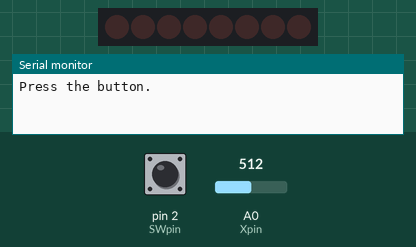
Recording of a sketch running on a simulated Arduino Uno, built with avr-gcc and run on an emulated ATmega328P. Parts: 8 shift-register outputs drawn as a row of LEDs (first output left, lit = HIGH), the last lines printed to the serial monitor. Wiring (inferred from the names in the program): shift register (74HC595): data pin 12; shift clock pin 9; latch pin 11. Wiring (inferred from the signals the program sends): row of LEDs: on Q0, Q1, Q2, Q3, Q4, Q5, Q6, Q7. Inputs (shaded band) come from the test bench; at power-on: pin 2 (SWpin) HIGH, A0 (Xpin) = 512. Random numbers use the default seed unless the sketch sets one.

Above: at 1.2 s.
1.3 s: pin 2 (SWpin) pulled LOW for 0.15 s
At 4.3 s:
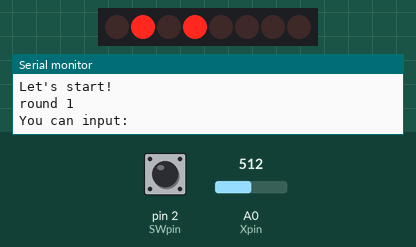
4.4 s: A0 (Xpin) set to 685
5.9 s: A0 (Xpin) set to 718
At 7.2 s:
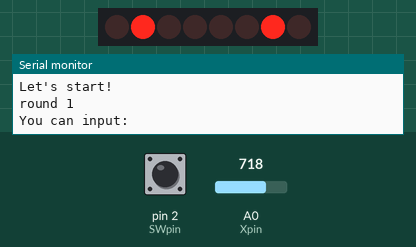
8.0 s: pin 2 (SWpin) pulled LOW for 0.15 s
At 9.7 s:
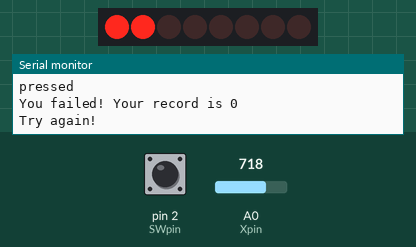
10.0 s: pin 2 (SWpin) pulled LOW for 1 s
At 11.8 s:
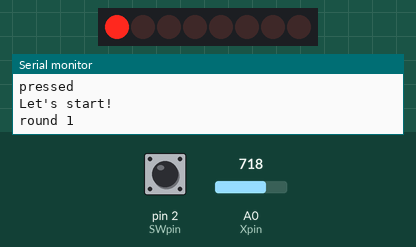
14.0 s: pin 2 (SWpin) pulled LOW for 3.2 s
At 15.85 s:
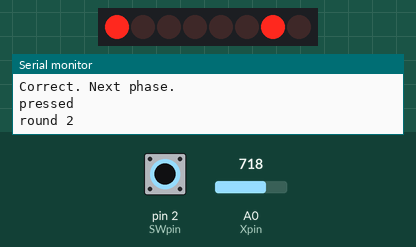
Timing chart, 0 to 19.1 s (numbered marks = the images above; inputs shaded):
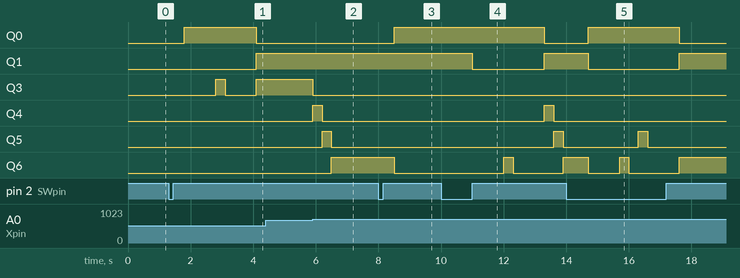

The sketch:

Memory_task.ino
```cpp
//UNOのピン設定
const int datapin  = 12;
const int latchpin = 11;
const int clockpin = 9;

const int numbers[4] = {8, 16, 32, 64};
const int max_record=5;//ここは任意に設定可能

// ジョイスティック設定
const int Xpin = 0;
const int SWpin = 2;
const int low_border = 300;
const int high_border = 700;

// 現在プレイヤーが選択しているLEDの位置(8,16,32,64)
int sel_LED = 8;
//モード切替/0開始待ち/1指示表示/2入力OK/3ゲームオーバー/4ゲームクリア
int mode = 0;
//連続記録
int record = 0;
//今のところ何回連続で成功しているか
int now = 0;
//LEDの順番を格納
int order[max_record]={0};
//モードが切り替わったかどうか
bool mode_switch=false;

//int randomINDEX;

void setup()
{
  pinMode(datapin, OUTPUT);
  pinMode(latchpin, OUTPUT);
  pinMode(clockpin, OUTPUT);

  pinMode(SWpin, INPUT);
  digitalWrite(SWpin, HIGH);
  Serial.begin(9600);
  while(! Serial);
  randomSeed(analogRead(A3));
  // 最初のLEDを点灯させる
  //updateLEDs();
  mode_switch=true;
}

void loop()
{
  int is_pressed=digitalRead(SWpin);//0が押された。1が押されていない
  if(is_pressed==0){
    Serial.print("\npressed\n");
  }

  //開始待ち。開始されたらすべての盤面を初期化する。
  if(mode==0){
    if(is_pressed==0)
    {
      Serial.print("\nLet's start!\n");
      sel_LED=8;mode=1;record=0;
      memset(order, 0, sizeof(order));now=0;
      mode_switch=true;
      delay(500);
      return;
    }
    else{
      if(mode_switch){
        Serial.print("Press the button.\n");
        updateLEDs(mode,0);
        mode_switch=false;
      }
      return;
    }
  }
  //クリアした場合、ボタンが押されたらタイトルへ
  if(mode==4){
    if(is_pressed==0)
    {
      record=0;mode=0;
      mode_switch=true;
      delay(500);
      return;
    }
    else if(!mode_switch)
    {
      return;
    }
    else
    {
      updateLEDs(mode, 0);
      Serial.print("\nCongratulations!\n");
      Serial.print("Will you go back to the title?\n");
      Serial.print("If you want, press the button.\n");
      mode_switch=false;
      return;
    }
  }

  //ゲームオーバー
  if(mode==3){
    if(is_pressed==0)
    {
      record=0;mode=0;
      mode_switch=true;
      delay(500);
      return;
    }
    if(!mode_switch){
      return;
    }
    else{
      updateLEDs(mode,0);
      Serial.print("\nYou failed! Your record is ");
      Serial.print(record);
      Serial.print("\nTry again!\n");
      mode_switch=false;
      return;
    }
  }

  //入力すべきLEDの順番を表示
  if(mode==1){
    if(record==max_record){
      mode=4;mode_switch=true;return;
    }
    /*if(is_pressed==0){
      mode=2;mode_switch=true;
      delay(500);
      return;
    }*/
    if(mode_switch){
      Serial.print("\nround ");
      Serial.print(record+1);
      Serial.print("\n");
      updateLEDs(mode, 0);
      delay(1000);
      order[record]=numbers[random(0,4)];
      mode_switch=false;
    }

    for(int i=0;i<record+1;++i)
    {
      updateLEDs(mode,order[i]);
      delay(300);
      updateLEDs(mode, 0);
      delay(300);
    }
    delay(700);
    mode=2;mode_switch=true;
    return;
  }

  int x = analogRead(Xpin);
  bool is_moved = false;

  if(mode==2){
    //モード移行時の処理
    if(mode_switch){
      Serial.print("\nYou can input: \n");
      mode_switch=false;
      updateLEDs(mode, sel_LED);
    }

    //スイッチが押されたときの処理
    if(is_pressed==0){
      if(sel_LED==order[now]){
        if(now==record){
          Serial.print("\nCorrect. Next phase.\n");
          ++record;now=0;mode=1;mode_switch=true;
          delay(500);return;
        }
        else{
          Serial.print("Correct\n");
          ++now;//sel_LED=8;
          delay(500);
          return;
        }
      }
      else{
        mode=3;mode_switch=true;
        delay(500);return;
      }
    }
    // 左に倒された && まだ一番左(0)じゃないなら、位置をマイナス1
    if (x < low_border){
      if (sel_LED > 8)
      {
        sel_LED /= 2;
        is_moved = true;
      }
    }
    // 右に倒された ＆ まだ一番右(3)じゃないなら、位置をプラス1
    else if (x > high_border) {
      if (sel_LED/64 < 1) {
        sel_LED *=2;
        is_moved = true;
      }
    }

    // 位置が変わったときだけICにデータを送ってLEDを更新
    if (is_moved){
      updateLEDs(mode, sel_LED);
      delay(300); // 連続で高速移動するのを防ぐためのウェイト
    }
  }

}

// SN74HC595にデータを送る関数
void updateLEDs(int mode, int LED)
{
  byte ledData = mode + LED;

  // ラッチをLOWにして送信開始
  digitalWrite(latchpin, LOW);

  // データをICへ送り出す
  shiftOut(datapin, clockpin, MSBFIRST, ledData);

  // ラッチをHIGHにしてLEDに反映
  digitalWrite(latchpin, HIGH);
}
```

Measured:
- the behaviour switches between 700 and 701 on A0 (Xpin) (found by bisection; images 1 and 2)
- after the input at 1.3 s, Q0: LOW → HIGH after 0.50 s, → LOW 2.3 s later; Q1: LOW → HIGH after 2.8 s; Q3: LOW → HIGH after 1.5 s, → LOW 0.30 s later, → HIGH 1.0 s later
- after the input at 4.4 s, every drawn part: stays the same
- after the input at 5.9 s, Q3: HIGH → LOW at once; Q4: LOW → HIGH at once, → LOW 0.30 s later; Q5: LOW → HIGH after 0.30 s, → LOW 0.30 s later; Q6: LOW → HIGH after 0.60 s
- after the input at 8.0 s, Q0: LOW → HIGH after 0.50 s; Q6: HIGH → LOW after 0.50 s
- after the input at 10.0 s, Q0: HIGH → LOW after 3.3 s; Q1: HIGH → LOW after 1.0 s, → HIGH 2.3 s later; Q4: LOW → HIGH after 3.3 s, → LOW 0.30 s later; Q5: LOW → HIGH after 3.6 s, → LOW 0.30 s later; Q6: LOW → HIGH after 2.0 s, → LOW 0.30 s later, → HIGH 1.6 s later
- after the input at 14.0 s, Q0: LOW → HIGH after 0.70 s, → LOW 2.9 s later; Q1: HIGH → LOW after 0.70 s, → HIGH 2.9 s later; Q5: LOW → HIGH after 2.3 s, → LOW 0.30 s later; Q6: HIGH → LOW after 0.70 s, → HIGH 1.0 s later, → LOW 0.30 s later, → HIGH 1.6 s later
